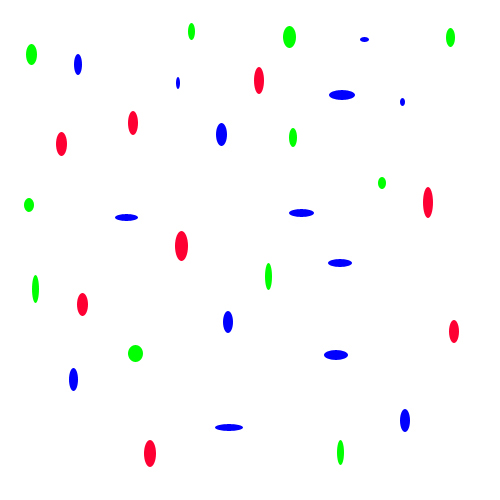
#> input picture Billede_manipulationer/python_images/test2.jpg, 500 x 500 px
$ python count_objects.py
#> lines starting #> are read from the running program, lines starting #| are printed output that depends on the picture; after the words box and inside, x2 and y2 are one past the last pixel; in counts of white or black regions, pixels touching at a corner belong together
""" *****************************************************
      Billeder der skal manipuleres, bør ligge
      i folderen 'python_images' i samme folder som py-filerne
    *****************************************************
"""
import os
import pathlib
import cv2

#myfile = "Patterns.png"
myfile = "test2.jpg"
mydir = os.path.expanduser("python_images")
path = pathlib.Path(mydir, myfile)
image = cv2.imread(str(path))
#> image is the input picture: shape (500, 500, 3); mean B, G, R 251.9, 251.2, 251.4

cv2.imshow("Image - ORG",image)

# We need a grayscale
# version
img_gray = cv2.cvtColor(image, cv2.COLOR_BGR2GRAY)
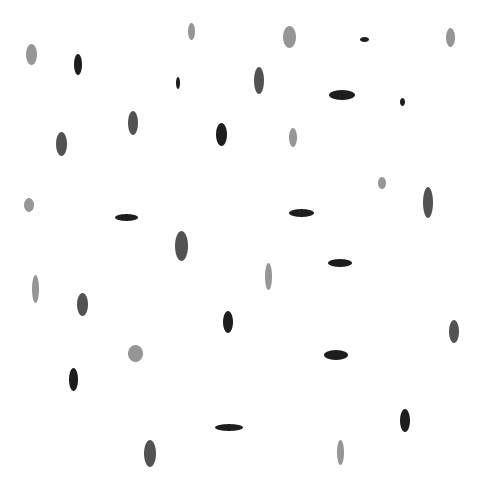
#> img_gray: shape (500, 500); min 28, max 255, mean 251.4
#cv2.imshow("Image - Gray",img_gray)

blur = cv2.GaussianBlur(img_gray, (3, 3), 0)
cv2.imshow("Image - Blur",blur)

# Detect edges
canny = cv2.Canny(blur, 10, 100, 3)
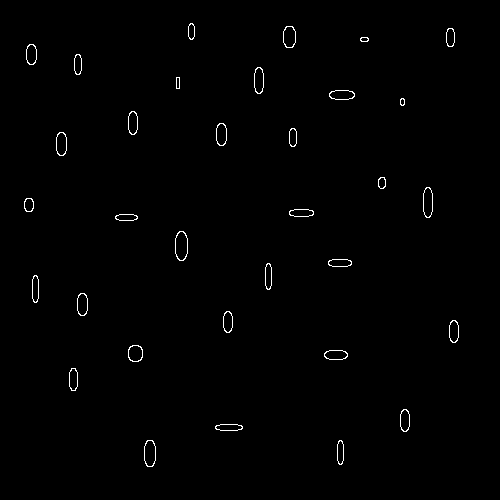
#> canny: shape (500, 500); 0.72% white in thin lines or dots, all inside (x1, y1, x2, y2) = (24, 23, 459, 467)
cv2.imshow("Image - Canny",canny)

dilated = cv2.dilate(canny, (1, 1), iterations=0)
cv2.imshow("Image - dilated",dilated)

(cnt, hierarchy) = cv2.findContours(dilated.copy(), cv2.RETR_EXTERNAL, cv2.CHAIN_APPROX_NONE)
#> cnt = 33 contours; largest, box (x1, y1, x2, y2) and area: (175, 231, 188, 261) 300, (144, 440, 156, 467) 252, (423, 187, 433, 218) 236, (283, 26, 296, 48) 222, (56, 132, 67, 156) 204

# Denne tegner contours om alle objekter
cv2.drawContours(image, cnt, -1, (0, 255, 0), -2)
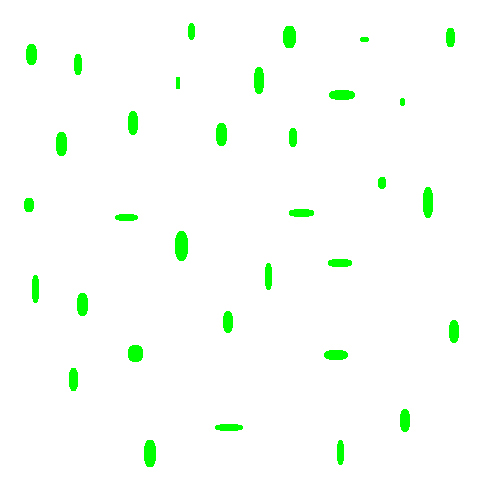
#> image: shape (500, 500, 3); 2.19% of pixels changed, all inside (x1, y1, x2, y2) = (24, 23, 459, 467)

# Mens denne laver en kasse om dem.
count=1
for c in cnt:
    rect = cv2.boundingRect(c)
    #if rect[2] < 100 or rect[3] < 100: continue
    #print cv2.contourArea(c)
    x,y,w,h = rect
    cv2.rectangle(image,(x-1,y-1),(x+w+1,y+h+1),(0,0,255),1)
    cv2.putText(image,str(count),(x+w+10,y+h),0,0.3,(50,50,50))
    count+=1
#> this loop made 33 passes
#> (x, y, w, h) on passes 1 to 12: (337, 440, 7, 25), (144, 440, 12, 27), (215, 424, 28, 7), (400, 409, 10, 23), (69, 368, 9, 23), (324, 350, 24, 10), (128, 345, 15, 17), (449, 320, 10, 23), (223, 311, 10, 22), (77, 293, 11, 23), (32, 275, 7, 28), (265, 263, 7, 27)
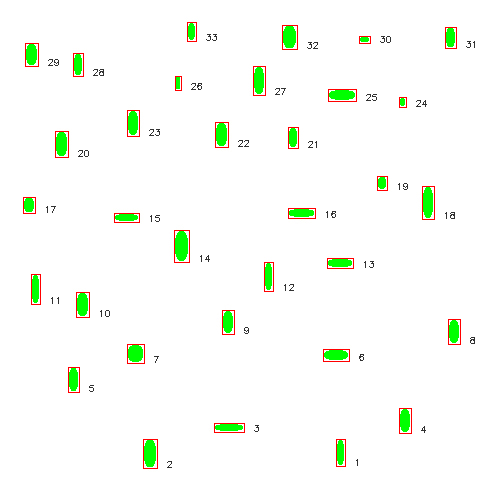
#> image: shape (500, 500, 3); 1.24% of pixels changed, all inside (x1, y1, x2, y2) = (23, 22, 475, 469)
#> after the loop, count = 34

cv2.imshow("Image - Objects Counted: "+str(len(cnt)),image)
print("Objects in picture: "+str(len(cnt)))
#| Objects in picture: 33

#print(cnt)
cv2.waitKey(0) # Waits for any key
cv2.destroyAllWindows()

$ run again, with Billede_manipulationer/python_images/Patterns.png saved as Billede_manipulationer/python_images/test2.jpg
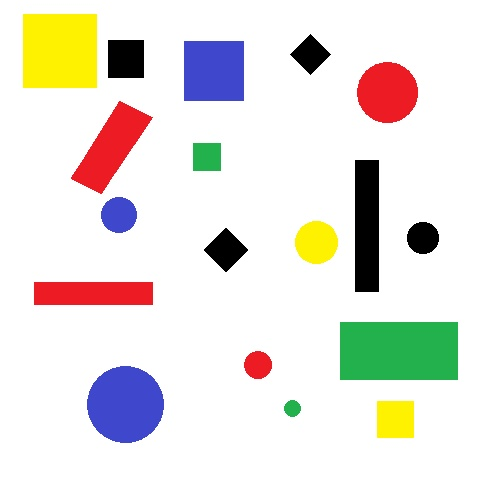
#> input picture Billede_manipulationer/python_images/Patterns.png, 500 x 500 px
#> image is the input picture: shape (500, 500, 3); mean B, G, R 223.2, 229.2, 232.6
#> `canny = cv2.Canny(blur, 10, 100, 3)`:
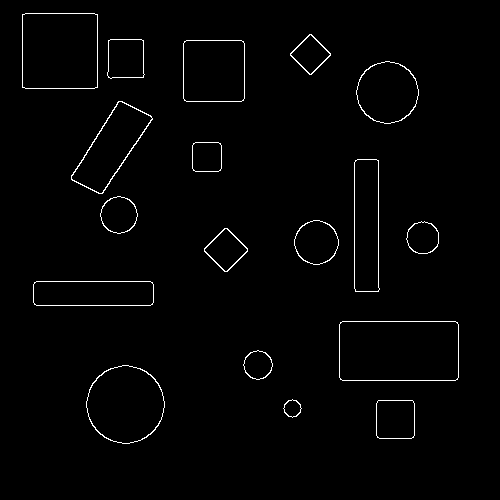
#> canny: shape (500, 500); 1.5% white in thin lines or dots, all inside (x1, y1, x2, y2) = (22, 13, 459, 444)
#> cnt = 18 contours; largest, box (x1, y1, x2, y2) and area: (339, 321, 459, 381) 7005, (22, 13, 98, 89) 5615, (86, 365, 165, 444) 4699, (183, 40, 245, 102) 3705, (71, 101, 153, 194) 3390
#> the loop `for c in cnt:` made 18 passes
#> (x, y, w, h) on passes 1 to 8: (376, 400, 39, 39), (283, 399, 19, 19), (86, 365, 79, 79), (243, 350, 30, 30), (339, 321, 120, 60), (33, 281, 121, 25), (204, 228, 44, 44), (406, 221, 33, 33)
#> after the loop `for c in cnt:`:
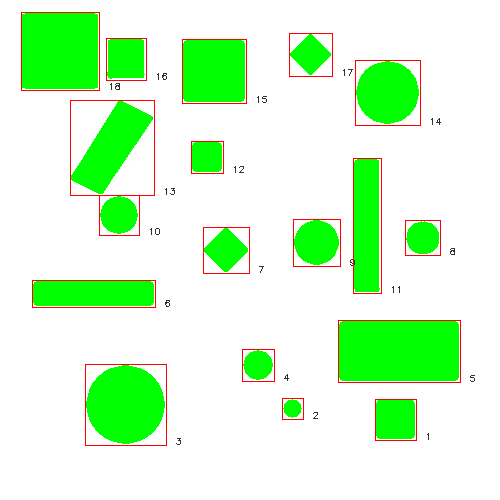
#> image: shape (500, 500, 3); mean B, G, R 205, 250.6, 209.1
#> after the loop `for c in cnt:`: count = 19
#| Objects in picture: 18
